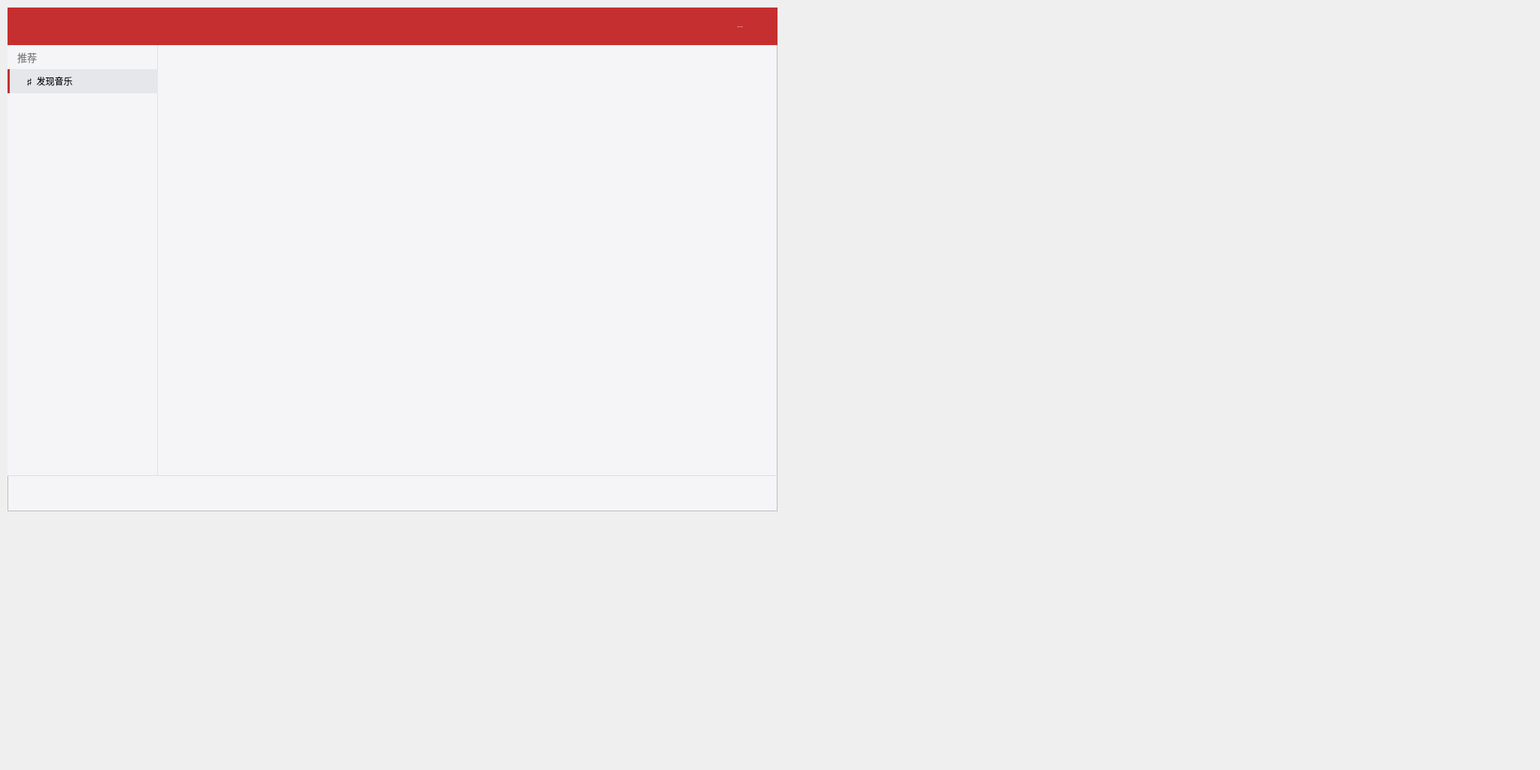
<?xml version="1.0" encoding="UTF-8"?>
<ui version="4.0">
 <class>CloudMusic</class>
 <widget class="QWidget" name="CloudMusic">
  <property name="geometry">
   <rect>
    <x>0</x>
    <y>0</y>
    <width>2048</width>
    <height>1024</height>
   </rect>
  </property>
  <property name="windowTitle">
   <string>CloudMusic</string>
  </property>
  <property name="styleSheet">
   <string notr="true">#frame{
	background: #f5f5f7;
}</string>
  </property>
  <widget class="QFrame" name="frame">
   <property name="geometry">
    <rect>
     <x>10</x>
     <y>10</y>
     <width>1024</width>
     <height>670</height>
    </rect>
   </property>
   <property name="frameShape">
    <enum>QFrame::StyledPanel</enum>
   </property>
   <property name="frameShadow">
    <enum>QFrame::Raised</enum>
   </property>
   <widget class="QLabel" name="topbar">
    <property name="geometry">
     <rect>
      <x>0</x>
      <y>0</y>
      <width>1024</width>
      <height>50</height>
     </rect>
    </property>
    <property name="styleSheet">
     <string notr="true">#topbar{
	background: #c62f2f;
}</string>
    </property>
    <property name="text">
     <string/>
    </property>
   </widget>
   <widget class="QFrame" name="footer">
    <property name="geometry">
     <rect>
      <x>0</x>
      <y>622</y>
      <width>1024</width>
      <height>49</height>
     </rect>
    </property>
    <property name="styleSheet">
     <string notr="true">#footer{
	border: none;
	border-top: 1px solid #e1e1e2;
}</string>
    </property>
    <property name="frameShape">
     <enum>QFrame::StyledPanel</enum>
    </property>
    <property name="frameShadow">
     <enum>QFrame::Raised</enum>
    </property>
   </widget>
   <widget class="QFrame" name="sider">
    <property name="geometry">
     <rect>
      <x>0</x>
      <y>50</y>
      <width>200</width>
      <height>572</height>
     </rect>
    </property>
    <property name="styleSheet">
     <string notr="true">#sider{
	background: #f5f5f7;
	border: none;
    border-right: 1px solid #e1e1e2;
}</string>
    </property>
    <property name="frameShape">
     <enum>QFrame::StyledPanel</enum>
    </property>
    <property name="frameShadow">
     <enum>QFrame::Raised</enum>
    </property>
    <widget class="QLabel" name="recommend">
     <property name="geometry">
      <rect>
       <x>0</x>
       <y>0</y>
       <width>200</width>
       <height>32</height>
      </rect>
     </property>
     <property name="cursor">
      <cursorShape>ArrowCursor</cursorShape>
     </property>
     <property name="styleSheet">
      <string notr="true">#recommend{
	background: none;
	color: #7d7d7d;
	font-size: 13px;
	padding-left: 10px;
	font-family: Arial, Helvetica, sans-serif;
}</string>
     </property>
     <property name="text">
      <string>推荐</string>
     </property>
    </widget>
    <widget class="QLabel" name="discover">
     <property name="geometry">
      <rect>
       <x>0</x>
       <y>32</y>
       <width>200</width>
       <height>32</height>
      </rect>
     </property>
     <property name="cursor">
      <cursorShape>PointingHandCursor</cursorShape>
     </property>
     <property name="styleSheet">
      <string notr="true">#discover{
	background: #e6e7ea;
	color: #000;
	font-size: 12px;
	padding-left: 20px;
	border-left: 3px solid #c62f2f;
	font-family: Arial, Helvetica, sans-serif;
	cursor: pointer;
}</string>
     </property>
     <property name="text">
      <string>♯  发现音乐</string>
     </property>
    </widget>
   </widget>
   <widget class="QPushButton" name="min">
    <property name="geometry">
     <rect>
      <x>964</x>
      <y>15</y>
      <width>20</width>
      <height>20</height>
     </rect>
    </property>
    <property name="cursor">
     <cursorShape>PointingHandCursor</cursorShape>
    </property>
    <property name="styleSheet">
     <string notr="true">#min {
  background: #c62f2f;
  border: none;
  color: #e29595;
}
#min:hover {
  color: #fff;
}</string>
    </property>
    <property name="text">
     <string>--</string>
    </property>
   </widget>
   <widget class="QLabel" name="logo">
    <property name="geometry">
     <rect>
      <x>15</x>
      <y>13</y>
      <width>115</width>
      <height>23</height>
     </rect>
    </property>
    <property name="cursor">
     <cursorShape>PointingHandCursor</cursorShape>
    </property>
    <property name="styleSheet">
     <string notr="true">#logo {
	background-image: url(:/img/video_icn_watermark_640.png);
}</string>
    </property>
    <property name="text">
     <string/>
    </property>
   </widget>
  </widget>
 </widget>
 <resources/>
 <connections/>
</ui>
